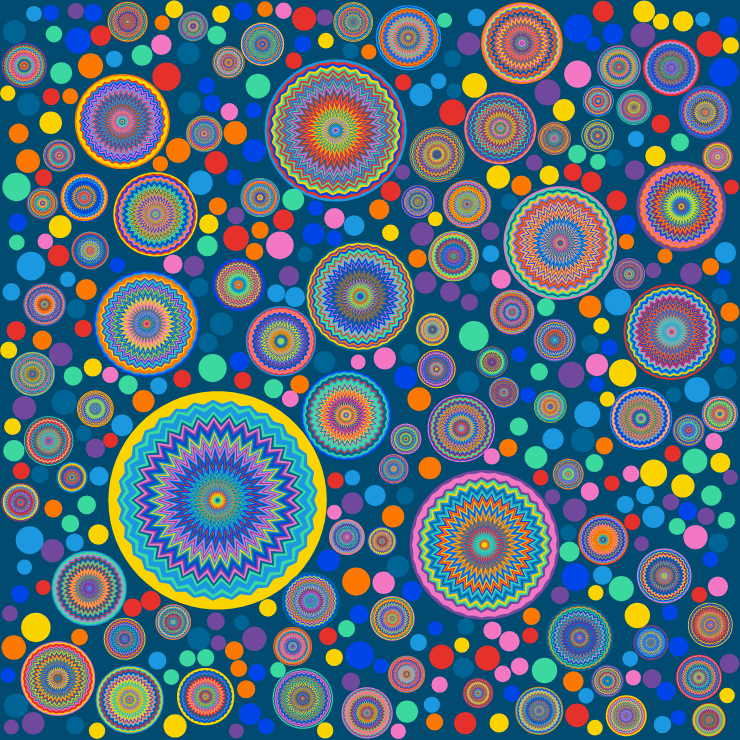
Frame 1 (no input)
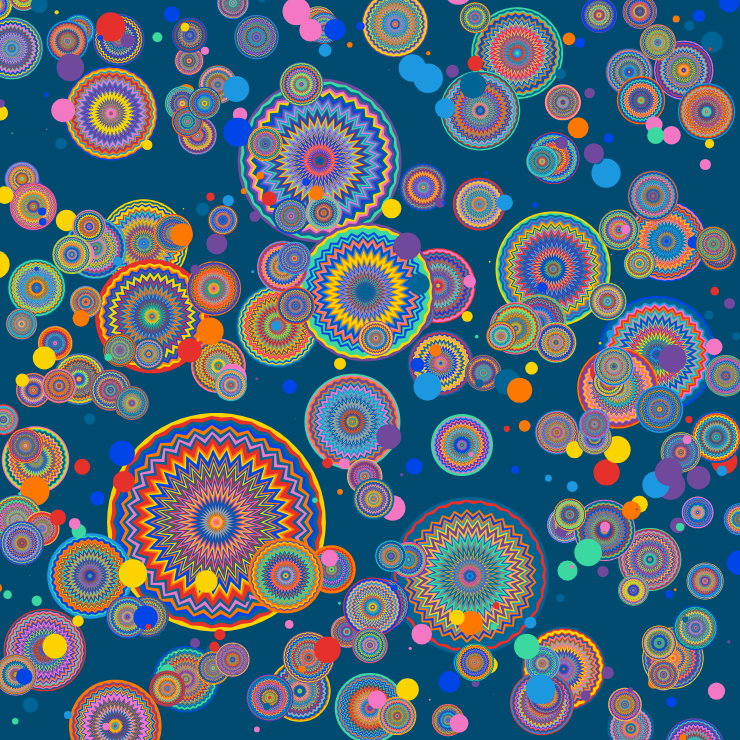
Frame 60 (no input)
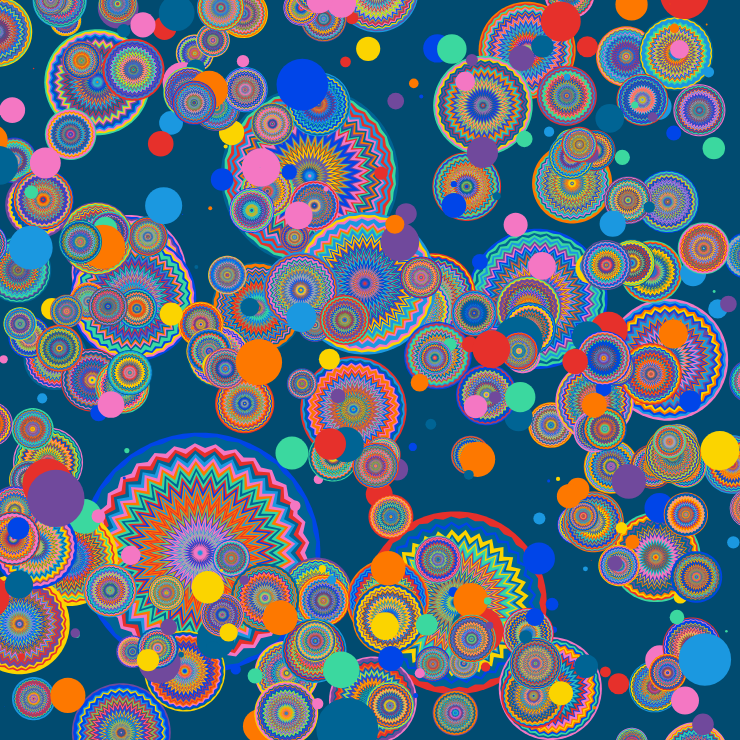
Frame 120 (the mouse pressed at the canvas centre since frame 60)

The p5.js sketch that drew these frames (run headless with seeded random() and noise() and a simulated clock; from frame 60 on, the mouse is pressed at the canvas centre):

// p5.js sketch
// ── sketch.js
let colors = ['#e6302b', '#fd7800', '#fbd400', '#3bd89f', '#0045e8', '#f477c3', '#70499c', '#006494', '#1b98e0'];

class CirclePacking {
  constructor(x, y, w, h) {
    this.x = x;
    this.y = y;
    this.w = w;
    this.h = h;
    this.points = [];
    this.time = 0; // Initialize time variable
    this.generatePoints();
  }

  generatePoints() {
    let count = int(this.w * this.h);
    for (let i = 0; i < count; i++) {
      let z = random(15, 300);
      let x = this.x + random(-this.w / 2 + z / 2, this.w / 2 - z / 2);
      let y = this.y + random(-this.h / 2 + z / 2, this.h / 2 - z / 2);
      let add = true;
      for (let j = 0; j < this.points.length; j++) {
        let p = this.points[j];
        if (dist(x, y, p.x, p.y) < (z + p.z) * 0.5) {
          add = false;
          break;
        }
      }
      if (add) this.points.push(createVector(x, y, z));
    }
  }

  updatePoints() {
    this.time += 0.01; // Increment time
    for (let i = 0; i < this.points.length; i++) {
      let p = this.points[i];
      let noiseFactor = 0.1; // Adjust the noise factor for desired effect
      p.x += map(noise(this.time + i * noiseFactor), 0, 1, -1, 1);
      p.y += map(noise(this.time + i * noiseFactor + 1000), 0, 1, -1, 1); // Offset added to vary noise for x and y
      p.z += map(noise(this.time + i * noiseFactor + 2000), 0, 1, -1, 1); // Offset added to vary noise for size
    }
  }

  draw() {
    this.updatePoints(); // Update points before drawing
    for (let i = 0; i < this.points.length; i++) {
      let p = this.points[i];
      noFill();
      noStroke();
      fill(random(colors));
      if (p.z < 30) {
        circle(p.x, p.y, p.z);
      } else {
        let tt = int(random(30, 40));
        let rgn = 67;
        for (let j = 0; j < tt; j++) {
          let mn = map(j, 0, tt, 1, 0.5);
          let dd = map(j, 0, tt, p.z, 0);
          fill(random(colors));
          this.form(p.x, p.y, dd, rgn, mn);
        }
      }
    }
  }

  form(x, y, d, num, mn) {
    push();
    translate(x, y);
    beginShape();
    for (let i = 0; i < num; i++) {
      let a = map(i, 0, num - 1, 0, PI * 2);
      let r = d * 0.5;
      if (i % 2 == 0) r *= mn;
      let vx = r * cos(a);
      let vy = r * sin(a);
      vertex(vx, vy);
    }
    endShape();
    pop();
  }
}

function setup() {
  createCanvas(740, 740);
  rectMode(CENTER);
  cp = new CirclePacking(width / 2, height / 2, width, height); // Store CirclePacking instance globally
}

function draw() {
  background('#014b70');
  cp.draw(); // Draw the circles and shapes with animation
}
